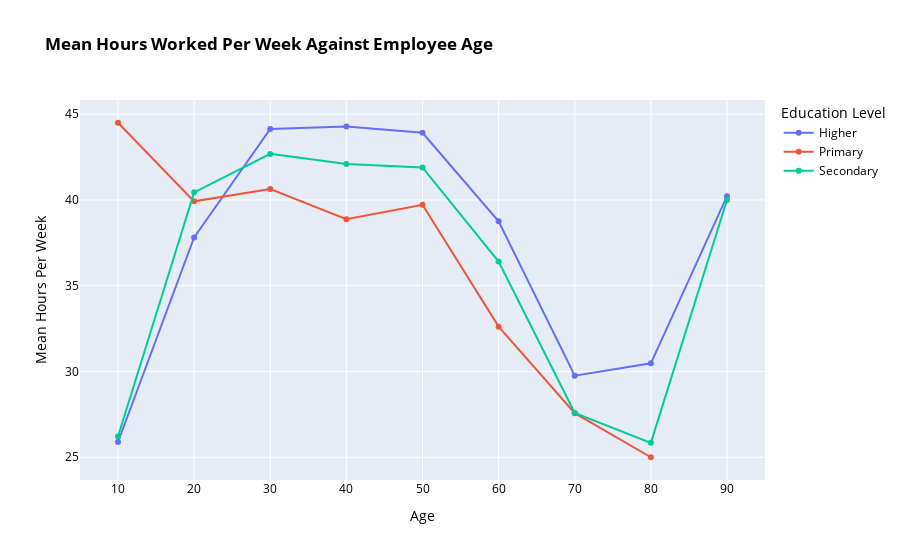

This figure's notebook cell:
### Code cell
mean_hours = adult_df.groupby(["age_decade", "education_category"])["hours-per-week"].mean().reset_index()

# drop Preschool category if needed
drop_preschool = mean_hours[mean_hours['education_category'] != 'Preschool']

# Create line plot using Plotly Express
fig = px.line(drop_preschool, x="age_decade", y="hours-per-week", color="education_category",
              title="<b>Mean Hours Worked Per Week Against Employee Age</b>",
              labels={"age_decade": "Age", "hours-per-week": "Mean Hours Per Week", "education_category": "Education Level"},
              markers=True)

fig.update_layout(
    font=dict(
        color='black'
    ))

fig.show()

### Figure 1 — Plotly figure (JSON) as saved in the notebook; plotly's stock layout.template omitted (floating-point values rounded to 4 significant figures)
{"data": [{"hovertemplate": "Education Level=Higher<br>Age=%{x}<br>Mean Hours Per Week=%{y}<extra></extra>", "legendgroup": "Higher", "line": {"color": "#636efa", "dash": "solid"}, "marker": {"symbol": "circle"}, "mode": "lines+markers", "name": "Higher", "orientation": "v", "showlegend": true, "type": "scatter", "x": [10, 20, 30, 40, 50, 60, 70, 80, 90], "xaxis": "x", "y": [25.89, 37.81, 44.13, 44.28, 43.92, 38.76, 29.75, 30.48, 40.22], "yaxis": "y"}, {"hovertemplate": "Education Level=Primary<br>Age=%{x}<br>Mean Hours Per Week=%{y}<extra></extra>", "legendgroup": "Primary", "line": {"color": "#EF553B", "dash": "solid"}, "marker": {"symbol": "circle"}, "mode": "lines+markers", "name": "Primary", "orientation": "v", "showlegend": true, "type": "scatter", "x": [10, 20, 30, 40, 50, 60, 70, 80], "xaxis": "x", "y": [44.5, 39.92, 40.64, 38.88, 39.71, 32.61, 27.57, 25], "yaxis": "y"}, {"hovertemplate": "Education Level=Secondary<br>Age=%{x}<br>Mean Hours Per Week=%{y}<extra></extra>", "legendgroup": "Secondary", "line": {"color": "#00cc96", "dash": "solid"}, "marker": {"symbol": "circle"}, "mode": "lines+markers", "name": "Secondary", "orientation": "v", "showlegend": true, "type": "scatter", "x": [10, 20, 30, 40, 50, 60, 70, 80, 90], "xaxis": "x", "y": [26.21, 40.44, 42.69, 42.09, 41.89, 36.41, 27.58, 25.84, 40], "yaxis": "y"}], "layout": {"font": {"color": "black"}, "legend": {"title": {"text": "Education Level"}, "tracegroupgap": 0}, "title": {"text": "<b>Mean Hours Worked Per Week Against Employee Age</b>"}, "xaxis": {"anchor": "y", "domain": [0, 1], "title": {"text": "Age"}}, "yaxis": {"anchor": "x", "domain": [0, 1], "title": {"text": "Mean Hours Per Week"}}}}
